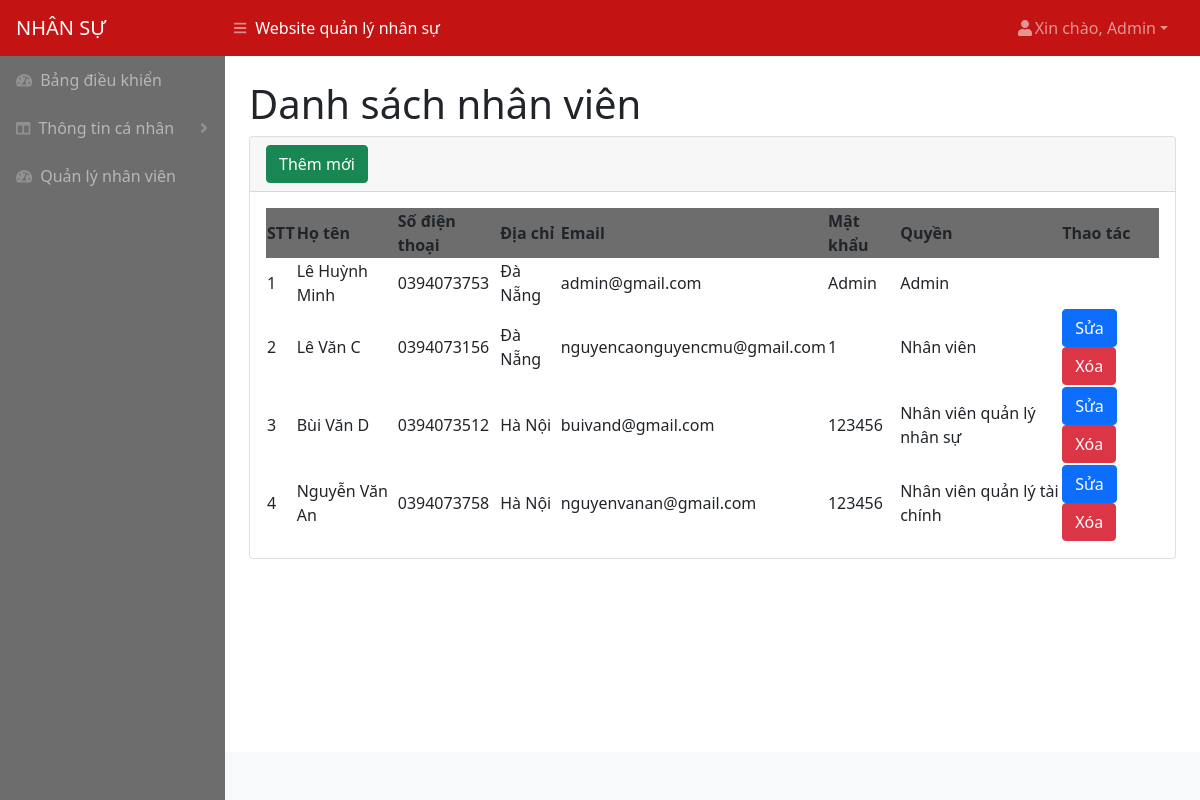
The app's page /nhanvien.php (signed in) with its own data.
### tables this page shows
CREATE TABLE `nhanvien` (
  `id` int(11) NOT NULL,
  `hoten` varchar(259) NOT NULL,
  `sodienthoai` varchar(250) NOT NULL,
  `diachi` varchar(250) NOT NULL,
  `email` varchar(250) NOT NULL,
  `matkhau` varchar(250) NOT NULL,
  `quyen` varchar(250) NOT NULL
);

### nhanvien.php (the view, shortened to what this page needs)
<!DOCTYPE html>
<html lang="en">
<head>
<?php include('inc/head.php')?>
</head>
<body class="sb-nav-fixed">
<?php include('inc/header.php')?>
    <div id="layoutSidenav">
    <?php include('inc/menu.php')?>
        <div id="layoutSidenav_content">
            <main>
                <div class="container-fluid px-4">
                    <h1 class="mt-4">Danh sách nhân viên</h1>
                    <div class="card mb-4">
                        <div class="card-header">
                            <button type="button" class="btn btn-success" data-bs-toggle="modal"
                                data-bs-target="#exampleModalAdd">
                                Thêm mới
                            </button>
                        </div>
                        <div class="card-body">
                            <table id="datatablesSimple">
                                <thead>
                                <tr style="background-color : #6D6D6D">
                                        <th>STT</th>
                                        <th>Họ tên</th>
                                        <th>Số điện thoại</th>
                                        <th>Địa chỉ</th>
                                        <th>Email</th>
                                        <th>Mật khẩu</th>
                                        <th>Quyền</th>
                                        <?php if($_SESSION['quyen'] == "Admin") {?>
                                        <th>Thao tác</th>
                                        <?php } ?>
                                    </tr>
                                </thead>
                                <tbody>
                                <?php
                                    $query = "SELECT * FROM nhanvien ORDER BY quyen ASC";
                                    $result = mysqli_query($connect, $query);
                                    $stt = 1;
                                    while ($arUser = mysqli_fetch_array($result, MYSQLI_ASSOC)) {
                                        $idModelDel = "exampleModalDel".$arUser["id"] ;
                                        $idModelEdit = "exampleModalEdit".$arUser["id"];
                                    ?>
                                    <tr>
                                        <td><?php echo $stt ?></td>
                                        <td><?php echo $arUser["hoten"] ?></td>
                                        <td><?php echo $arUser["sodienthoai"] ?> </td>
                                        <td><?php echo $arUser["diachi"] ?> </td>
                                        <td><?php echo $arUser["email"] ?></td>
                                        <td><?php echo $arUser["matkhau"] ?> </td>
                                        <td><?php echo $arUser["quyen"] ?> </td>
                                        <?php if($_SESSION['quyen'] == "Admin") {?>
                                        <td>
                                        <?php if($_SESSION['taikhoan'] != $arUser["email"]) {?>
                                            <button type="button" class="btn btn-primary" data-bs-toggle="modal"
                                                data-bs-target="#<?php echo $idModelEdit ?>">
                                                Sửa
                                            </button>
                                            <button type="button" class="btn btn-danger" data-bs-toggle="modal"
                                                data-bs-target="#<?php echo $idModelDel ?>">
                                                Xóa
                                            </button>
                                            <?php } ?>
                                        </td>
                                        <?php } ?>
                                    </tr>
                                    <?php $stt++;} ?>
                                </tbody>
                            </table>
                        </div>
                    </div>
                </div>
            </main>
            <?php include('inc/footer.php')?>
        </div>
    </div>
</body>
</html>

### records on screen
nhanvien: hoten "Lê Huỳnh Minh", sodienthoai "0394073753", diachi "Đà Nẵng", email "admin@gmail.com", matkhau "Admin", quyen "Admin"
nhanvien: hoten "Lê Văn C", sodienthoai "0394073156", diachi "Đà Nẵng", email "nguyencaonguyencmu@gmail.com", matkhau "1", quyen "Nhân viên"
nhanvien: hoten "Bùi Văn D", sodienthoai "0394073512", diachi "Hà Nội", email "buivand@gmail.com", matkhau "123456", quyen "Nhân viên quản lý nhân sự"
nhanvien: hoten "Nguyễn Văn An", sodienthoai "0394073758", diachi "Hà Nội", email "nguyenvanan@gmail.com", matkhau "123456", quyen "Nhân viên quản lý tài chính"

### other values on screen
$_SESSION['quyen'] "Admin"
